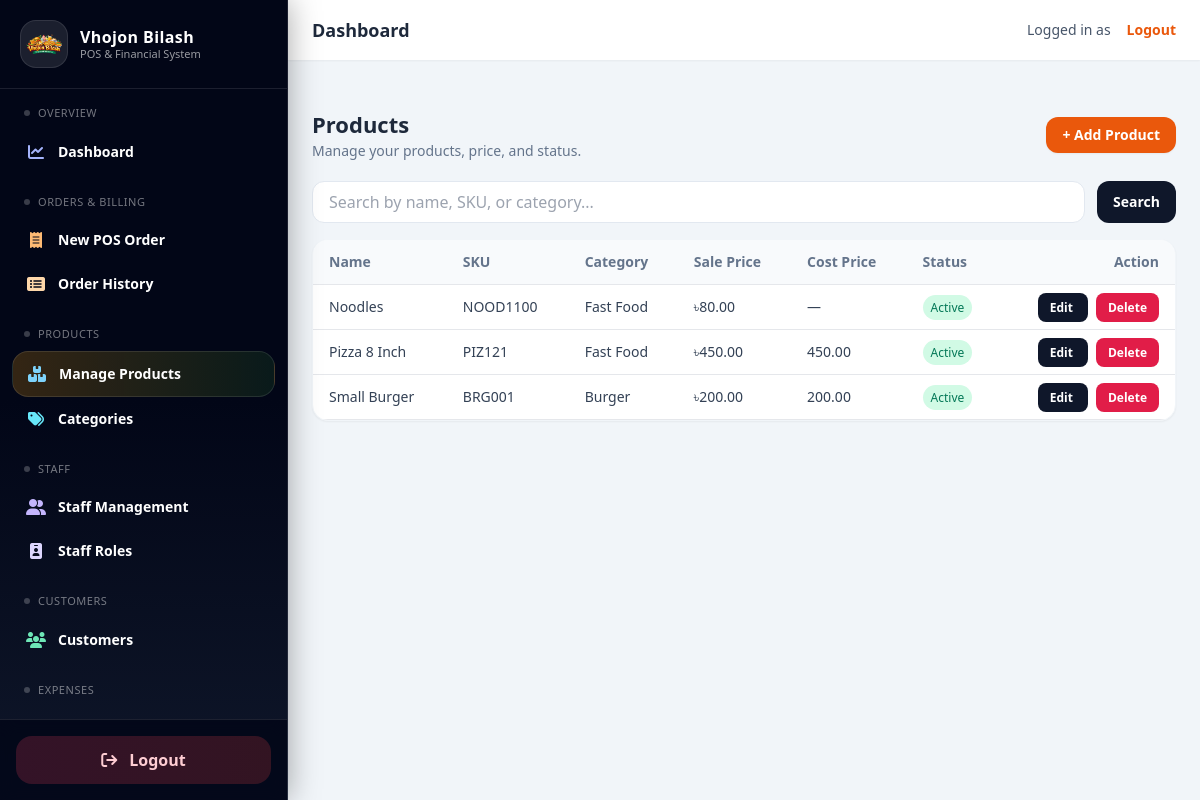
Page /catalog/ on the committed database.
### catalog/models.py (models this page shows, shortened)
class TimeStampedModel(models.Model):
    created_at = models.DateTimeField(default=timezone.now, editable=False)
    updated_at = models.DateTimeField(auto_now=True)
    class Meta:
        abstract = True

class Product(TimeStampedModel):
    category = models.ForeignKey(
        Category,
        on_delete=models.PROTECT,
        related_name="products"
    )
    name = models.CharField(max_length=150)
    sku = models.CharField(max_length=100, unique=True, null=True, blank=True)
    sale_price = models.DecimalField(max_digits=10, decimal_places=2)
    cost_price = models.DecimalField(max_digits=10, decimal_places=2, null=True, blank=True)
    is_active = models.BooleanField(default=True)

class Category(TimeStampedModel):
    name = models.CharField(max_length=150)
    parent = models.ForeignKey(
        "self",
        on_delete=models.SET_NULL,
        null=True,
        blank=True,
        related_name="children"
    )
    is_active = models.BooleanField(default=True)

### catalog/views.py (the view)
@require_GET
def product_list(request):
    q = request.GET.get("q", "").strip()
    qs = Product.objects.select_related("category").order_by("-id")
    if q:
        qs = qs.filter(
            Q(name__icontains=q)
            | Q(sku__icontains=q)
            | Q(category__name__icontains=q)
        )
    paginator = Paginator(qs, 10)  # per page
    page_number = request.GET.get("page")
    page_obj = paginator.get_page(page_number)
    context = {
        "products": page_obj.object_list,
        "page_obj": page_obj,
        "is_paginated": page_obj.has_other_pages(),
        "q": q,
    }
    return render(request, "products/product_list.html", context)

### catalog/templates/products/product_list.html (shortened to what this page needs)
{% extends "base.html" %}
{% block content %}
<div class="max-w-6xl mx-auto">
  <div class="flex items-center justify-between mb-5">
    <div>
      <h1 class="text-[22px] font-semibold text-slate-800">Products</h1>
      <p class="text-slate-500 text-sm">Manage your products, price, and status.</p>
    </div>
    <a href="{% url 'catalog:product_create' %}"
       class="px-4 py-2 rounded-xl bg-orange-600 text-white text-sm font-semibold hover:bg-orange-700 shadow-sm">
      + Add Product
    </a>
  </div>
  <form method="get" class="mb-4 flex gap-3">
    <input
      type="text"
      name="q"
      value="{{ q }}"
      placeholder="Search by name, SKU, or category..."
      class="w-full rounded-xl border border-slate-200 px-4 py-2 bg-white focus:outline-none focus:ring-2 focus:ring-orange-200"
    />
    <button class="px-4 py-2 rounded-xl bg-slate-900 text-white text-sm font-semibold hover:bg-slate-800">
      Search
    </button>
  </form>
  <div class="bg-white rounded-2xl shadow-sm border border-slate-100 overflow-hidden">
    <div class="overflow-x-auto">
      <table class="w-full text-sm">
        <thead class="bg-slate-50 text-slate-500">
          <tr class="border-b">
            <th class="text-left py-3 px-4">Name</th>
            <th class="text-left py-3 px-4">SKU</th>
            <th class="text-left py-3 px-4">Category</th>
            <th class="text-left py-3 px-4">Sale Price</th>
            <th class="text-left py-3 px-4">Cost Price</th>
            <th class="text-left py-3 px-4">Status</th>
            <th class="text-right py-3 px-4">Action</th>
          </tr>
        </thead>
        <tbody class="text-slate-700">
          {% for p in products %}
            <tr class="border-b hover:bg-slate-50">
              <td class="py-3 px-4 font-medium">{{ p.name }}</td>
              <td class="py-3 px-4">{{ p.sku|default:"—" }}</td>
              <td class="py-3 px-4">{{ p.category.name }}</td>
              <td class="py-3 px-4">৳{{ p.sale_price }}</td>
              <td class="py-3 px-4">{{ p.cost_price|default:"—" }}</td>
              <td class="py-3 px-4">
                {% if p.is_active %}
                  <span class="px-2 py-1 text-xs rounded-full bg-emerald-100 text-emerald-700">
                    Active
                  </span>
                {% else %}
                  <span class="px-2 py-1 text-xs rounded-full bg-rose-100 text-rose-700">
                    Inactive
                  </span>
                {% endif %}
              </td>
              <td class="py-3 px-4 text-right space-x-2">
                <a href="{% url 'catalog:product_update' p.id %}"
                   class="px-3 py-1.5 rounded-lg bg-slate-900 text-white text-xs font-semibold hover:bg-slate-800">
                  Edit
                </a>
                <a href="{% url 'catalog:product_delete' p.id %}"
                   class="px-3 py-1.5 rounded-lg bg-rose-600 text-white text-xs font-semibold hover:bg-rose-700">
                  Delete
                </a>
              </td>
            </tr>
          {% empty %}
            <tr>
              <td colspan="7" class="py-12 text-center text-slate-500">
                No products found.
              </td>
            </tr>
          {% endfor %}
        </tbody>
      </table>
    </div>
  </div>
</div>
{% endblock %}

### templates/base.html (style rules this page uses)
input, select, textarea { width:100%; border:1px solid rgb(226 232 240); border-radius:12px; padding:10px 12px; background:white; outline:none; }

### rows in the picture
Product: name "Noodles", sku "NOOD1100", category.name "Fast Food", sale_price "80.00", cost_price "—", is_active "Active"
Product: name "Pizza 8 Inch", sku "PIZ121", category.name "Fast Food", sale_price "450.00", cost_price "450.00", is_active "Active"
Product: name "Small Burger", sku "BRG001", category.name "Burger", sale_price "200.00", cost_price "200.00", is_active "Active"
